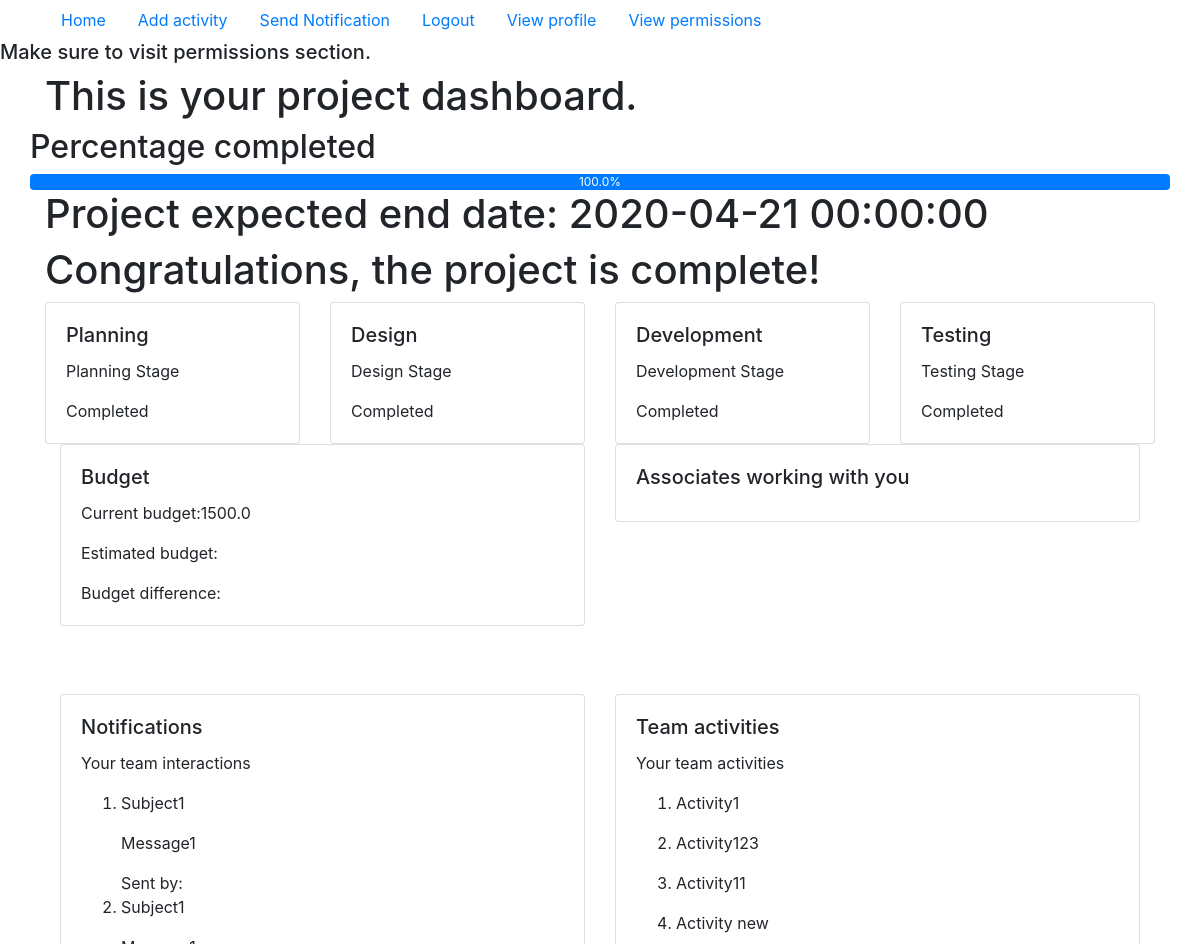
Screenshot of / (signed in) with the database file from the repository.
### MessageBoardProject/models.py (models this page shows, shortened)
class Project(db.Model):
    __tablename__='projects'
    project_id = db.Column(db.Integer, primary_key=True)
    project_title = db.Column(db.String(30), nullable=False, unique=True, index=True)
    project_description = db.Column(db.String(100), nullable=False, unique=True, index=True)
    project_start_date = db.Column(db.DateTime, nullable=False, default=datetime.utcnow)
    project_end_date = db.Column(db.DateTime, nullable=True, default=datetime.utcnow)
    project_expected_end_date = db.Column(db.DateTime, nullable=False, default=datetime.utcnow)
    user = db.relationship('User', backref='project')
    project_status = db.relationship('ProjectStatus', backref=db.backref('project', uselist=False))
    project_status_id = db.Column(db.Integer, db.ForeignKey('projectstatus.id'))
    project_finance = db.relationship('Budget', backref=db.backref('project', uselist=False))
    project_finance_id = db.Column(db.Integer, db.ForeignKey('budget.id'))
    def __str__(self):
        return f"The project name is {self.project_title}."

class Budget(db.Model):
    __tablename__ = 'budget'
    id = db.Column(db.Integer, primary_key=True)
    project_budget = db.Column(db.Float, nullable=False, default=0)
    current_cost = db.Column(db.Float, nullable=False, default=default_current_cost)

class Notification(db.Model):
    __tablename__ = 'notification'
    id = db.Column(db.Integer, primary_key=True)
    subject = db.Column(db.String(20), nullable=False, default='Default Subject')
    message = db.Column(db.String(50), nullable=False, default='Default Message')
    sender = db.relationship('User', backref=db.backref('sender', uselist=False))
    sender_id = db.Column(db.Integer, db.ForeignKey('users.id'))

class Activities(db.Model):
    __tablename__ = 'activities'
    id = db.Column(db.Integer, primary_key=True)
    activity_title = db.Column(db.String(50), nullable=False, unique=True, index=True)
    activity_details = db.Column(db.String(100), nullable=False, unique=True, index=True)
    activity_date = db.Column(db.DateTime, default=datetime.utcnow, nullable=False)

### MessageBoardProject/core/views.py (the view)
@core.route('/')
@login_required
def index():
    if current_user.is_authenticated:
        user = current_user
        if user.associated_project_id:
            project_details = Project.query.get(user.associated_project_id)
            project_status = ProjectStatus.query.get(project_details.project_status_id)
            status_dict = dict((col, getattr(project_status, col)) for col in project_status.__table__.columns.keys())
            present_progress = 0
            for status, status_condition in status_dict.items():
                print(status_condition)
                if status_condition == True and type(status_condition) == bool:
                    present_progress += 1
            present_progress = (present_progress * 100 )/4
            activities = current_user.activity
            notifications = Notification.query.filter_by(sender_id=current_user.id)
            notifications_recieved = Notification.query.join(User.notification).filter(User.id == current_user.id).all()
    if current_user.designation=='Project Manager':
        associates_reporting = User.query.filter_by(reports_to_user=current_user)
    return render_template('index.html', **locals())

### MessageBoardProject/models.py (called while the page is built)
@login_manager.user_loader
def load_user(user_id):
    return User.query.get(user_id)

### MessageBoardProject/templates/index.html (shortened to what this page needs)
{% extends 'base.html' %}
{% block content %}
<h5>Make sure to visit permissions section.</h5>
{% if current_user.associated_project_id %}
<div class="container">
    <h1>This is your project dashboard.</h1>
    <div class="row">
        <h2>Percentage completed</h2>
        <br>
        <div class="progress" style="width: 100%">
          <div class="progress-bar" role="progressbar" style="width: {{present_progress}}%;" aria-valuenow="25" aria-valuemin="0" aria-valuemax="100">{{present_progress}}%</div>
        </div>
    </div>
<h1>Project expected end date: {{ project_details.project_expected_end_date }}</h1>
    {% if project_status.project_testing %}
    <h1>Congratulations, the project is complete!</h1>
    {% else %}
    <h2>Stages of project</h2>
    {% endif %}
    <div class="row">
        <div class="col-sm-3">
    <div class="card">
      <div class="card-body">
        <h5 class="card-title">Planning</h5>
        <p class="card-text">Planning Stage</p>
          {% if project_status.project_planning %}
          <p class="card-text">Completed</p>
          {% else %}
          {% if current_user.designation == 'Project Manager'%}
        <a href="{{ url_for('projects.update_planning') }}" class="btn btn-primary">Mark as complete</a>
          {% else %}
          <p class="card-text">Work in progress</p>
          {% endif %}
          {% endif %}
      </div>
    </div>
  </div>
  <div class="col-sm-3">
    <div class="card">
      <div class="card-body">
        <h5 class="card-title">Design</h5>
        <p class="card-text">Design Stage</p>
          {% if project_status.project_design %}
          <p class="card-text">Completed</p>
          {% else %}
        {% if current_user.designation == 'Project Manager'%}
        <a href="{{ url_for('projects.update_design') }}" class="btn btn-primary">Mark as complete</a>
          {% else %}
          <p class="card-text">Work in progress</p>
          {% endif %}
          {% endif %}
      </div>
    </div>
  </div>
<div class="col-sm-3">
    <div class="card">
      <div class="card-body">
        <h5 class="card-title">Development</h5>
        <p class="card-text">Development Stage</p>
          {% if project_status.project_development %}
          <p class="card-text">Completed</p>
          {% else %}
            {% if current_user.designation == 'Project Manager'%}
        <a href="{{ url_for('projects.update_development') }}" class="btn btn-primary">Mark as complete</a>
          {% else %}
          <p class="card-text">Work in progress</p>
          {% endif %}
          {% endif %}
      </div>
    </div>
  </div>
  <div class="col-sm-3">
    <div class="card">
      <div class="card-body">
        <h5 class="card-title">Testing</h5>
        <p class="card-text">Testing Stage</p>
          {% if project_status.project_testing %}
          <p class="card-text">Completed</p>
          {% else %}
            {% if current_user.designation == 'Project Manager'%}
        <a href="{{ url_for('projects.update_testing') }}" class="btn btn-primary">Mark as complete</a>
          {% else %}
          <p class="card-text">Work in progress</p>
          {% endif %}
          {% endif %}
      </div>
    </div>
  </div>
    </div>
    <div class="row overflow-auto" style="margin:0px; height: 250px">
        <div class="col-sm-6">
    <div class="card">
      <div class="card-body">
        <h5 class="card-title">Budget</h5>
        <p class="card-text">Current budget:{{ project_details.project_finance.current_cost  }}</p>
        <p class="card-text">Estimated budget:{{ project_details.project_finance.current_budget }}</p>
        <p class="card-text">Budget difference:</p>
      </div>
    </div>
  </div>
        <div class="col-sm-6">
    <div class="card">
      <div class="card-body">
          {% if current_user.designation=='Project Manager' %}
        <h5 class="card-title">Associates reporting to you</h5>
          {% else %}
          <h5 class="card-title">Associates working with you</h5>
          {% endif %}
      </div>
    </div>
  </div>
    </div>
        <div class="row overflow-auto" style="margin:0px; height: 250px">
  <div class="col-sm-6">
    <div class="card">
      <div class="card-body">
        <h5 class="card-title">Notifications</h5>
        <p class="card-text">Your team interactions</p>
          {% if notifications_recieved %}
          <ol>
            {% for notification in notifications_recieved %}
            <li>
            <p class="card-text">{{notification.subject}}</p>
            <p class="card-text">{{notification.message}}</p>
            <p class="card-text">Sent by: {{notification.sender.first_name}}</p>
            </li>
            {% endfor %}
          </ol>
          {% else %}
          <h2>No new notifications</h2>
{% endif %}
      </div>
    </div>
  </div>
        <div class="col-sm-6" style="height: 150px; margin: 0px; max-width:100%" class="overflow-auto">
    <div class="card">
      <div class="card-body">
        <h5 class="card-title">Team activities</h5>
        <p class="card-text">Your team activities</p>
          {% if activities %}
          <ol>
{% for activity in activities %}
              <li>
<p class="card-text">{{activity.activity_title}}</p>
                  </li>
{% endfor %}
</ol>
{% endif %}
      </div>
    </div>
        </div>
</div>
</div>
{% else %}
<h1>You are not part of any project.</h1>
{% endif %}
{% endblock %}

### MessageBoardProject/templates/base.html (shortened to what this page needs)
<!DOCTYPE html>
<html lang="en">
<head>
    <link rel="stylesheet" href="https://stackpath.bootstrapcdn.com/bootstrap/4.4.1/css/bootstrap.min.css">
</head>
<body>
<div class="container">
    <div class=”collapse navbar-collapse” id=”navbarCollapse”>
    <ul class="nav">
          <li class="nav-item">
    <a class="nav-link" href="{{ url_for('core.index') }}">Home</a>
  </li>
        {% if current_user.is_authenticated %}
        {% if current_user.designation == 'Project Manager' %}
        {% if current_user.associated_project_id %}
        <li class="nav-item">
    <a class="nav-link" href="{{ url_for('projects.update_project') }}">Update Project</a>
  </li>
        <li class="nav-item">
    <a class="nav-link" href="{{ url_for('projects.add_associates_to_project') }}">Add associates</a>
  </li>
        <li class="nav-item">
    <a class="nav-link" href="{{ url_for('activity.add_activity') }}">Add activity</a>
  </li>
        <li class="nav-item">
    <a class="nav-link" href="{{ url_for('notification.send_notification') }}">Send Notification</a>
  </li>
        <li class="nav-item">
    <a class="nav-link" href="{{ url_for('users.logout') }}">Logout</a>
  </li>
        <li class="nav-item">
    <a class="nav-link" href="{{ url_for('users.view_details') }}">View profile</a>
  </li>
{% else %}
        <li class="nav-item">
    <a class="nav-link" href="{{ url_for('projects.create_project') }}">Create Project</a>
  </li>
        <li class="nav-item">
    <a class="nav-link" href="{{ url_for('users.logout') }}">Logout</a>
  </li>
        <li class="nav-item">
    <a class="nav-link" href="{{ url_for('users.view_details') }}">View profile</a>
  </li>
{% endif %}
{% else %}
        {% if current_user.associated_project_id %}
<li class="nav-item">
    <a class="nav-link" href="{{ url_for('activity.add_activity') }}">Add activity</a>
  </li>
        <li class="nav-item">
    <a class="nav-link" href="{{ url_for('notification.send_notification') }}">Send Notification</a>
  </li>
        <li class="nav-item">
    <a class="nav-link" href="{{ url_for('users.logout') }}">Logout</a>
  </li>
        <li class="nav-item">
    <a class="nav-link" href="{{ url_for('users.view_details') }}">View profile</a>
  </li>
{% endif %}
{% endif %}
        {% endif %}
          <li class="nav-item">
    <a class="nav-link" href="{{ url_for('core.permissions') }}">View permissions</a>
  </li>
</ul>
</div>
    </div>
{% block content %}
{% endblock %}
</body>
</html>

### rows the page displays
Project: project_expected_end_date "2020-04-21 00:00:00"
Budget: project_finance.current_cost "1500.0"
Notification: subject "Subject1", message "Message1"
Notification: subject "Subject1"
Activities: activity_title "Activity1"
Activities: activity_title "Activity123"
Activities: activity_title "Activity11"
Activities: activity_title "Activity new"

### other values shown
{{ present_progress }} "100.0"
